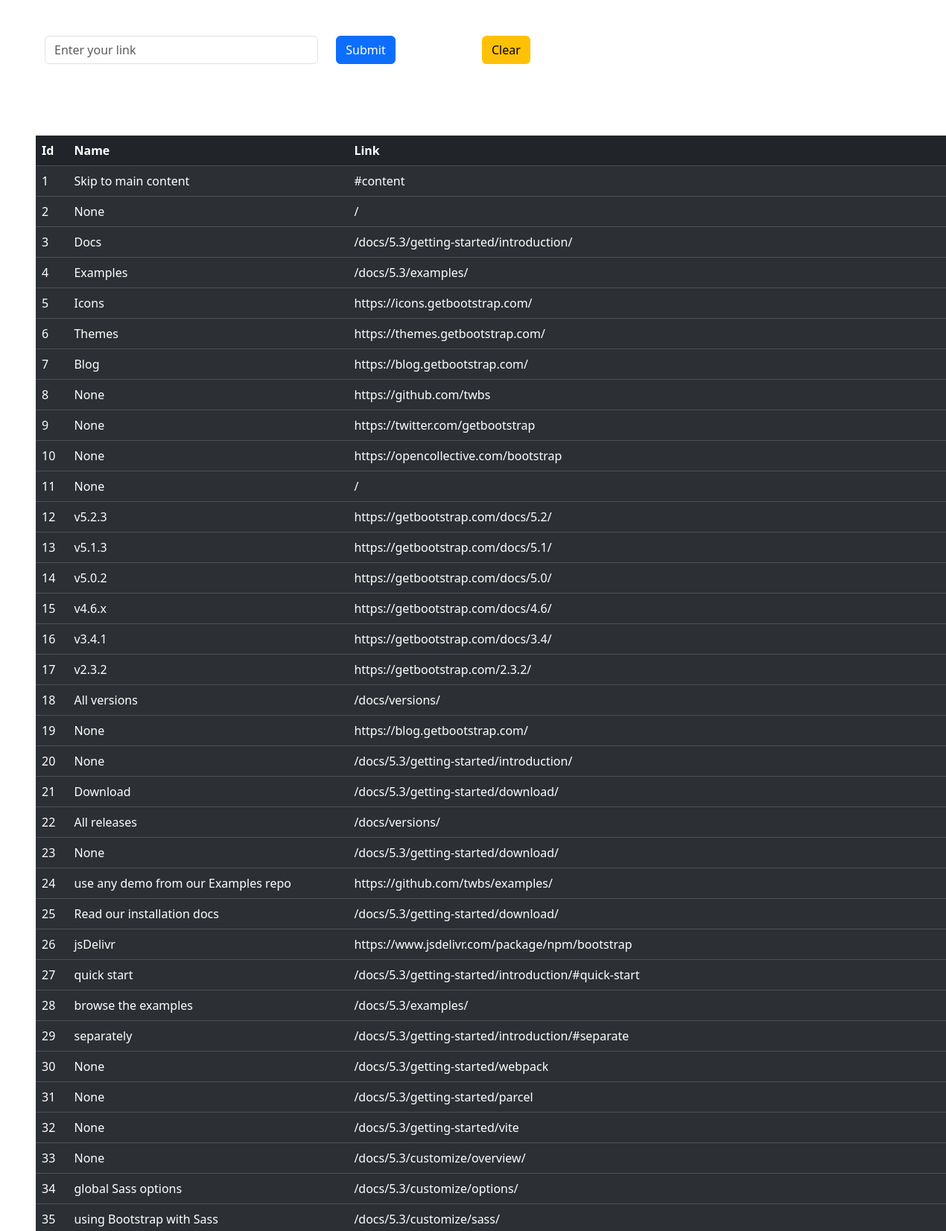
The page / (upper part) on the database its author committed.
### scraperapp/models.py (models this page shows, shortened)
class Links(models.Model):
    address = models.CharField(max_length=500, null=True, blank=True)
    stringname = models.CharField(max_length=500, null=True, blank=True)

### scraperapp/views.py (the view)
# urls.py: path('', views.home, name='home'),
def home(request):
    if request.method == "POST":
        link_new = request.POST.get('page', '')
        urls = requests.get(link_new)
        beautifulsoup = BeautifulSoup(urls.text,'html.parser')
        for link in beautifulsoup.find_all('a'):
            li_address = link.get('href')
            li_name = link.string
            Links.objects.create(address=li_address, stringname=li_name)
        return HttpResponseRedirect('/')
    else:
        data_values = Links.objects.all()
    return render(request, 'home.html', {'data_values': data_values})

### templates/home.html (shortened to what this page needs)
<!DOCTYPE html>
<html lang="en">
<head>
    <link href="https://cdn.jsdelivr.net/npm/bootstrap@5.3.2/dist/css/bootstrap.min.css"
          rel="stylesheet"
>
</head>
<body>
<div class="condainer">
    <div class="row m-5">
        <div class="col-md-4">
            <form method="post" action="/">
                <input class="form-control" name="page" type="text" placeholder="Enter your link">
        </div>
                <div class="col-md-2">
                  <button class="btn btn-primary" type="submit">Submit</button>
                </div>
                <div class="col-md-6">
                  <button class="btn btn-warning" type="submit">Clear</button>
                </div>
    </div>
          <div class="condainer">
    <div class="row">
        <div class="row m-5">
            <table class="table table-striped table-dark">
  <thead>
    <tr>
      <th scope="col">Id</th>
      <th scope="col">Name</th>
      <th scope="col">Link</th>
    </tr>
  </thead>
    {% for i in  data_values %}
  <tbody>
    <tr>
      <td>{{i.id}}</td>
      <td>{{i.stringname}}</td>
      <td>{{i.address}}</td>
    </tr>
    {% endfor %}
  </tbody>
  </table>
    </div>
   </div>
</body>
</html>

### rows shown on the page
Links: id "1", stringname "Skip to main content", address "#content"
Links: id "2", stringname "None", address "/"
Links: id "3", stringname "Docs", address "/docs/5.3/getting-started/introduction/"
Links: id "4", stringname "Examples", address "/docs/5.3/examples/"
Links: id "5", stringname "Icons", address "https://icons.getbootstrap.com/"
Links: id "6", stringname "Themes", address "https://themes.getbootstrap.com/"
Links: id "7", stringname "Blog", address "https://blog.getbootstrap.com/"
Links: id "8", stringname "None", address "https://github.com/twbs"
Links: id "9", stringname "None", address "https://twitter.com/getbootstrap"
Links: id "10", stringname "None", address "https://opencollective.com/bootstrap"
Links: id "11", stringname "None", address "/"
Links: id "12", stringname "v5.2.3", address "https://getbootstrap.com/docs/5.2/"
Links: id "13", stringname "v5.1.3", address "https://getbootstrap.com/docs/5.1/"
Links: id "14", stringname "v5.0.2", address "https://getbootstrap.com/docs/5.0/"
Links: id "15", stringname "v4.6.x", address "https://getbootstrap.com/docs/4.6/"
Links: id "16", stringname "v3.4.1", address "https://getbootstrap.com/docs/3.4/"
Links: id "17", stringname "v2.3.2", address "https://getbootstrap.com/2.3.2/"
Links: id "18", stringname "All versions", address "/docs/versions/"
Links: id "19", stringname "None", address "https://blog.getbootstrap.com/"
Links: id "20", stringname "None", address "/docs/5.3/getting-started/introduction/"
Links: id "21", stringname "Download", address "/docs/5.3/getting-started/download/"
Links: id "22", stringname "All releases", address "/docs/versions/"
Links: id "23", stringname "None", address "/docs/5.3/getting-started/download/"
Links: id "24", stringname "use any demo from our Examples repo", address "https://github.com/twbs/examples/"
Links: id "25", stringname "Read our installation docs", address "/docs/5.3/getting-started/download/"
Links: id "26", stringname "jsDelivr", address "https://www.jsdelivr.com/package/npm/bootstrap"
Links: id "27", stringname "quick start", address "/docs/5.3/getting-started/introduction/#quick-start"
Links: id "28", stringname "browse the examples", address "/docs/5.3/examples/"
Links: id "29", stringname "separately", address "/docs/5.3/getting-started/introduction/#separate"
Links: id "30", stringname "None", address "/docs/5.3/getting-started/webpack"
Links: id "31", stringname "None", address "/docs/5.3/getting-started/parcel"
Links: id "32", stringname "None", address "/docs/5.3/getting-started/vite"
Links: id "33", stringname "None", address "/docs/5.3/customize/overview/"
Links: id "34", stringname "global Sass options", address "/docs/5.3/customize/options/"
Links: id "35", stringname "using Bootstrap with Sass", address "/docs/5.3/customize/sass/"
